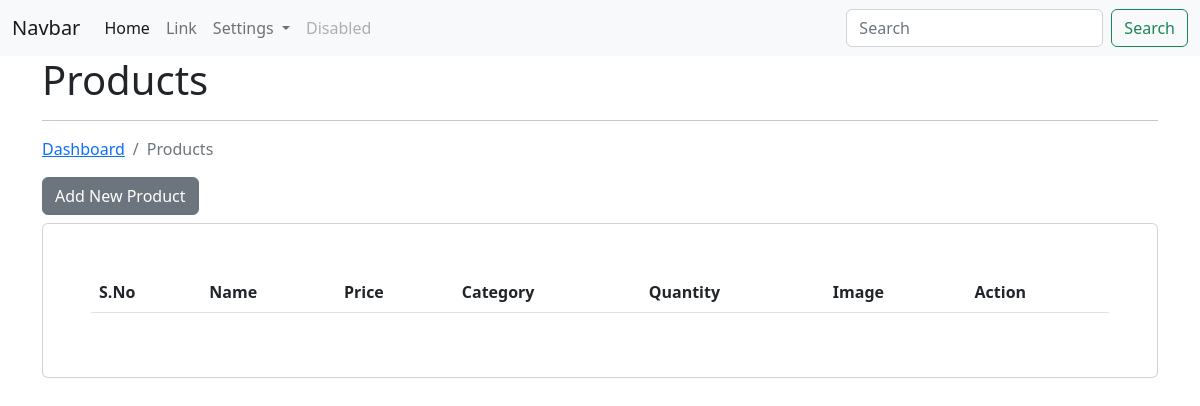
The page /ecom/products/ (signed in) on the database as committed earlier.
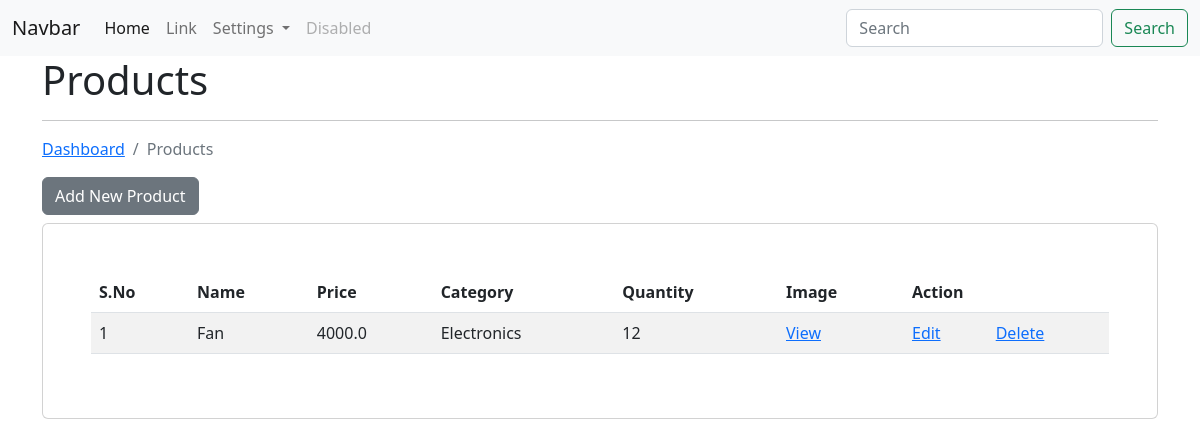
The same page on the database as committed later.
### app_ecom/models.py (models this page shows)
class Product(models.Model):
    title = models.CharField(max_length=200)
    desc = models.CharField(max_length=200)
    category = models.ForeignKey(Category, on_delete=models.CASCADE)
    price = models.FloatField()
    image = models.FileField(null=True, blank=True, upload_to="products/")
    quantity = models.IntegerField()
    discount = models.FloatField()
    cod = models.CharField(max_length=100)
    user = models.ForeignKey(User, on_delete=models.CASCADE)
    class Meta:
        db_table = 'app_products'

class Category(models.Model):
    category_name = models.CharField(max_length=200)
    def __str__(self):
        return self.category_name
    class Meta:
        db_table = 'app_categories'

### app_ecom/views.py (the view)
# urls.py: path('products/', views.product_index, name='list-product'),
@login_required(login_url='/authentication/login/')
def product_index(request):
    products = Product.objects.filter(user=request.user)
    context = {"data": products}
    return render(request, 'products/product_index.html', context)

### templates/products/product_index.html (shortened to what this page needs)
{% extends "layouts/master.html" %}
{% load static %}
{% block content %}
    <div class="container">
        <h1>Products</h1>
        <hr>
        <nav aria-label="breadcrumb">
            <ol class="breadcrumb">
              <li class="breadcrumb-item"><a href="{% url 'dashboard' %}">Dashboard</a></li>
              <li class="breadcrumb-item active">Products</li>
            </ol>
        </nav>
        <a href="{% url 'add-product' %}" class="btn btn-secondary mb-2">Add New Product</a>
        <div class="card p-5">
            <table class="table table-striped table-hover">
                <thead>
                    <tr>
                        <th>S.No</th>
                        <th>Name</th>
                        <th>Price</th>
                        <th>Category</th>
                        <th>Quantity</th>
                        <th>Image</th>
                        <th colspan="3">Action</th>
                    </tr>
                </thead>
                <tbody>
                    {% for val in data %}
                    <tr>
                        <td>{{ forloop.counter }}</td>
                        <td>{{ val.title }}</td>
                        <td>{{ val.price }}</td>
                        <td>{{ val.category }}</td>
                        <td>{{ val.quantity }}</td>
                        <td><a href="{% url 'view-product' val.id %}">View</a></td>
                        <td><a href="{% url 'edit-product' val.id %}">Edit</a></td>
                        <td><a href="{% url 'delete-product' val.id %}">Delete</a></td>
                    </tr>
                    {% endfor %}
                </tbody>
            </table>
        </div>
    </div>
{% endblock content %}

Rows that differ between the two databases and show on the page:
added Product: title "Fan", price "4000.0", category "Electronics", quantity "12"
